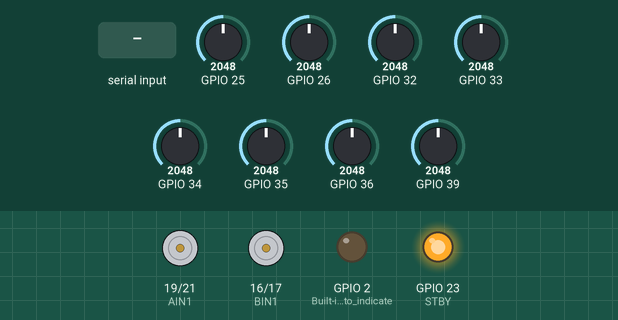
This sketch was run on a simulated ESP32. Shown: motor-driver pin pairs drawn as motors (green arrow = first pin HIGH = forward, orange = second pin HIGH = backward, longer = more drive, scaled by the enable pin, stopped while the standby pin is LOW), output pins drawn as LEDs (lit = HIGH). The test bench sets the inputs (shaded band); at power-on: GPIO 33 = 2048, GPIO 25 = 2048, GPIO 36 = 2048, GPIO 26 = 2048, GPIO 32 = 2048, GPIO 34 = 2048, GPIO 35 = 2048, GPIO 39 = 2048. Nothing arrives over Bluetooth unless stated; what the sketch prints to the serial monitor is not drawn.

Above: at 20.2 s.
20.3 s: "START\n" received over the second serial link
At 20.7 s:
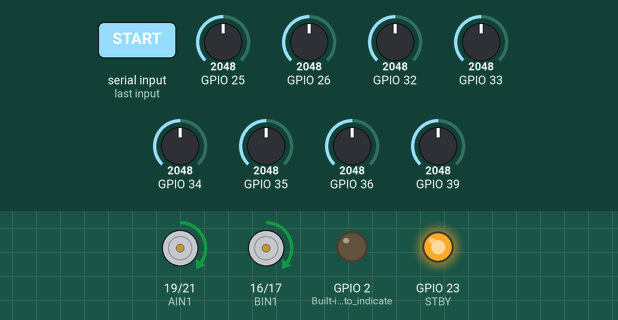
21.8 s: GPIO 33 set to 460
At 22.1 s:
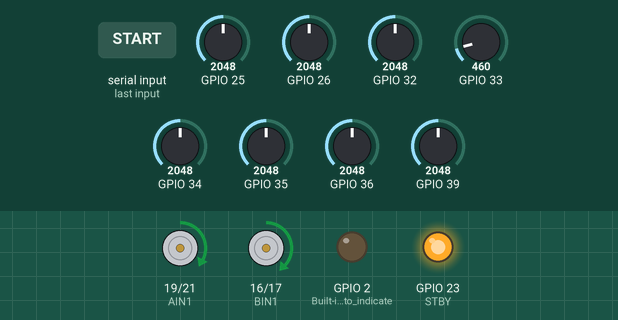
23.3 s: GPIO 25 set to 548
24.8 s: GPIO 25 set to 481
At 25.6 s:
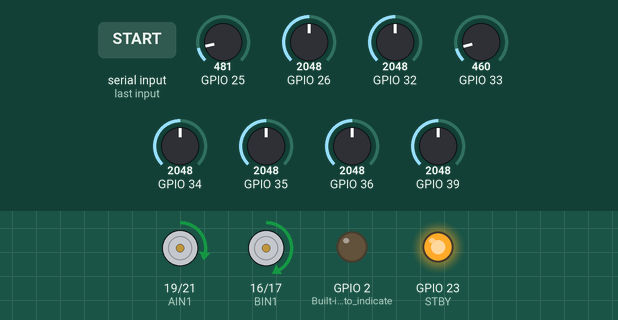
26.3 s: GPIO 36 set to 547
27.8 s: GPIO 36 set to 457
At 29.0 s:
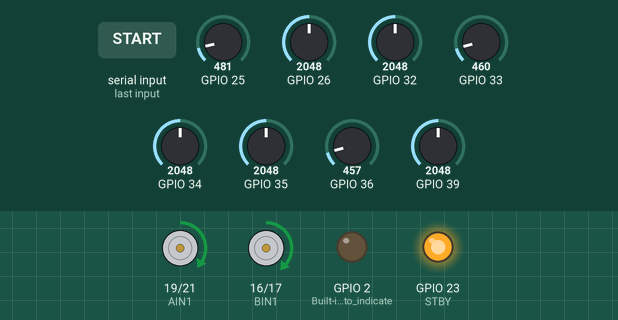
Timing chart, 0 to 30.3 s (numbered marks = the images above; inputs shaded):
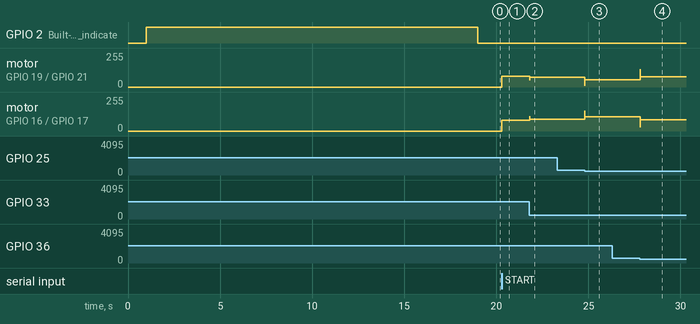

The sketch:

LineFollower.ino
```cpp
#include <QTRSensors.h>
#include <BluetoothSerial.h> // Bluetooth library for ESP32

// --- BLUETOOTH OBJECT & VARIABLES ---
BluetoothSerial SerialBT;
String btCommand = "";
bool isRunning = false; // Controls Start/Stop state

// --- MOTOR PINS (ESP32 + TB6612FNG) ---
// Motor A (Left Motor)
const int PWMA = 18;
const int AIN1 = 19;
const int AIN2 = 21;

// Motor B (Right Motor)
const int PWMB = 5;
const int BIN1 = 16;
const int BIN2 = 17;

// System Control
const int STBY = 23;

// --- SENSOR OBJECT & VARIABLES ---
QTRSensors qtr;
const uint8_t SensorCount = 8;
uint16_t sensorValues[SensorCount];
uint16_t digitalValues[SensorCount];
uint16_t lastPosition = 3500; // Center position
int THRESHOLD = 500;           // Midpoint for line detection

// --- PID VARIABLES ---
float Kp = 0.04;
float Kd = 0.1;
int previousError = 0;
int P, D;

// --- MOTOR SETTINGS ---
int baseSpeed = 80;      // Can be updated via Bluetooth
const int maxSpeed = 170;

void setup() {
  Serial.begin(115200);

  // Initialize Bluetooth
  SerialBT.begin("ESP32_LineFollower");
  Serial.println("Bluetooth Started! Ready to pair.");
  delay(1000);

  // Initialize Motor Driver Pins
  pinMode(PWMA, OUTPUT);
  pinMode(AIN1, OUTPUT);
  pinMode(AIN2, OUTPUT);
  pinMode(PWMB, OUTPUT);
  pinMode(BIN1, OUTPUT);
  pinMode(BIN2, OUTPUT);
  pinMode(STBY, OUTPUT);

  // Enable motor driver
  digitalWrite(STBY, HIGH);

  // Initialize Sensor Pins
  qtr.setTypeAnalog();
  qtr.setSensorPins((const uint8_t[]){36, 39, 34, 35, 32, 33, 25, 26}, SensorCount);

  // Calibration Sequence
  Serial.println("Calibrating... Sweep the robot over the line!");
  pinMode(2, OUTPUT); // Built-in LED to indicate calibration
  digitalWrite(2, HIGH);

  for (uint16_t i = 0; i < 400; i++) {
    qtr.calibrate();
    delay(20);
  }

  digitalWrite(2, LOW);
  Serial.println("Calibration complete! Waiting for START command via Bluetooth...");
}

// --- MOTOR CONTROL FUNCTION ---
void setMotors(int leftSpeed, int rightSpeed) {
  // Motor A (Left)
  if (leftSpeed >= 0) {
    digitalWrite(AIN1, HIGH);
    digitalWrite(AIN2, LOW);
    analogWrite(PWMA, leftSpeed);
  } else {
    digitalWrite(AIN1, LOW);
    digitalWrite(AIN2, HIGH);
    analogWrite(PWMA, -leftSpeed);
  }

  // Motor B (Right)
  if (rightSpeed >= 0) {
    digitalWrite(BIN1, HIGH);
    digitalWrite(BIN2, LOW);
    analogWrite(PWMB, rightSpeed);
  } else {
    digitalWrite(BIN1, LOW);
    digitalWrite(BIN2, HIGH);
    analogWrite(PWMB, -rightSpeed);
  }
}

// --- BLUETOOTH COMMAND PROCESSING ---
void processBluetoothCommand(String cmd) {
  cmd.trim();
  cmd.toUpperCase();

  if (cmd == "START") {
    isRunning = true;
    SerialBT.println("Robot STARTED");
  } else if (cmd == "STOP") {
    isRunning = false;
    SerialBT.println("Robot STOPPED");
  } else if (cmd.startsWith("KP:")) {
    Kp = cmd.substring(3).toFloat();
    SerialBT.print("Kp updated to: ");
    SerialBT.println(Kp, 4);
  } else if (cmd.startsWith("KD:")) {
    Kd = cmd.substring(3).toFloat();
    SerialBT.print("Kd updated to: ");
    SerialBT.println(Kd, 4);
  } else if (cmd.startsWith("SPEED:")) {
    baseSpeed = cmd.substring(6).toInt();
    SerialBT.print("Base Speed updated to: ");
    SerialBT.println(baseSpeed);
  }
}

void loop() {
  // --- Read Bluetooth commands ---
  while (SerialBT.available()) {
    char c = SerialBT.read();
    if (c == '\n' || c == '\r') {
      if (btCommand.length() > 0) {
        processBluetoothCommand(btCommand);
        btCommand = "";
      }
    } else {
      btCommand += c;
    }
  }

  // --- Run PID logic only if robot is started ---
  if (isRunning) {
    // Read sensors
    qtr.readCalibrated(sensorValues);
    long weighted_sum = 0;
    int sum = 0;

    for (uint8_t i = 0; i < SensorCount; i++) {
      int digitalValue = (sensorValues[i] > THRESHOLD) ? 1 : 0;
      digitalValues[i] = digitalValue;
      weighted_sum += (long)digitalValue * (i * 1000);
      sum += digitalValue;
    }

    uint16_t position = (sum == 0) ? lastPosition : weighted_sum / sum;
    lastPosition = position;

    // PID calculation
    int error = 3500 - position;
    P = error;
    D = error - previousError;
    int PIDvalue = (Kp * P) + (Kd * D);
    previousError = error;

    // Apply to motors
    int leftMotorSpeed = constrain(baseSpeed - PIDvalue, 0, maxSpeed);
    int rightMotorSpeed = constrain(baseSpeed + PIDvalue, 0, maxSpeed);
    setMotors(leftMotorSpeed, rightMotorSpeed);

  } else {
    // Stop motors if not running
    setMotors(0, 0);
  }

  delay(5); // Stability
}
```

Measured:
- after the input at 20.3 s, motor on GPIO 19 (AIN1) / GPIO 21 (AIN2), motor on GPIO 16 (BIN1) / GPIO 17 (BIN2): stopped → forward 80/255 at once
- after the input at 21.8 s, motor on GPIO 19 (AIN1) / GPIO 21 (AIN2): forward 80/255 → forward 72/255 at once; motor on GPIO 16 (BIN1) / GPIO 17 (BIN2): forward 80/255 → forward 88/255 at once
- after the input at 23.3 s, every drawn part: stays the same
- after the input at 24.8 s, motor on GPIO 19 (AIN1) / GPIO 21 (AIN2): forward 72/255 → forward 54/255 at once; motor on GPIO 16 (BIN1) / GPIO 17 (BIN2): forward 88/255 → forward 106/255 at once
- after the input at 26.3 s, every drawn part: stays the same
- after the input at 27.8 s, motor on GPIO 19 (AIN1) / GPIO 21 (AIN2): forward 54/255 → forward 76/255 at once; motor on GPIO 16 (BIN1) / GPIO 17 (BIN2): forward 106/255 → forward 84/255 at once
